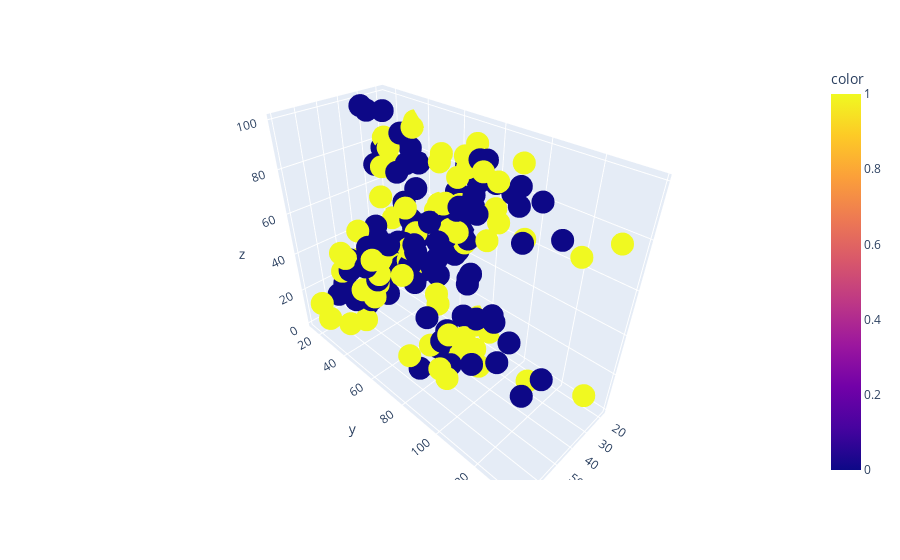

The cell this chart's notebook holds for it:
### Code cell
import plotly.express as px

fig = px.scatter_3d(x=df['age'], y=df['annual_income'], 
                    z=df['spending_score'], color=df["gender"])
fig.show()

### Figure 1 — Plotly figure (JSON) as saved in the notebook; plotly's stock layout.template omitted (floating-point values rounded to 4 significant figures; data arrays with more than 128 entries replaced by an {"elided": "..."} marker saying what was removed)
{"data": [{"hovertemplate": "x=%{x}<br>y=%{y}<br>z=%{z}<br>color=%{marker.color}<extra></extra>", "legendgroup": "", "marker": {"color": {"elided": "200 int values"}, "coloraxis": "coloraxis", "symbol": "circle"}, "mode": "markers", "name": "", "scene": "scene", "showlegend": false, "type": "scatter3d", "x": {"elided": "200 int values"}, "y": {"elided": "200 int values"}, "z": {"elided": "200 int values"}}], "layout": {"coloraxis": {"colorbar": {"title": {"text": "color"}}, "colorscale": [[0, "#0d0887"], [0.1111, "#46039f"], [0.2222, "#7201a8"], [0.3333, "#9c179e"], [0.4444, "#bd3786"], [0.5556, "#d8576b"], [0.6667, "#ed7953"], [0.7778, "#fb9f3a"], [0.8889, "#fdca26"], [1, "#f0f921"]]}, "legend": {"tracegroupgap": 0}, "margin": {"t": 60}, "scene": {"domain": {"x": [0, 1], "y": [0, 1]}, "xaxis": {"title": {"text": "x"}}, "yaxis": {"title": {"text": "y"}}, "zaxis": {"title": {"text": "z"}}}}}
